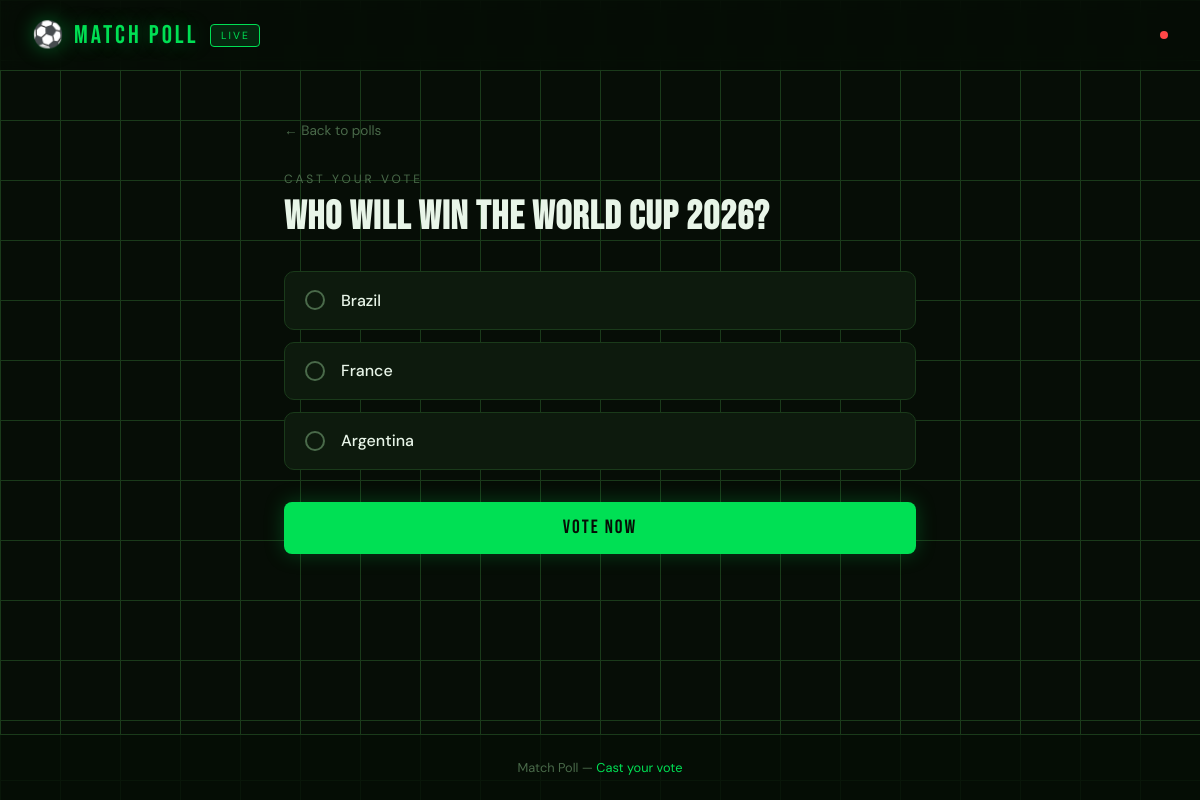
Screenshot of /polls/4/ with the database file from the repository.
### polls/models.py (models this page shows, shortened)
class Question(models.Model):
    question_text = models.CharField(max_length=200)
    pub_date = models.DateTimeField("date published")

class Choice(models.Model):
    question = models.ForeignKey(Question, on_delete=models.CASCADE)
    choice_text = models.CharField(max_length=200)
    votes = models.IntegerField(default=0)

### polls/views.py (the view)
# urls.py: path("<int:pk>/", views.DetailView.as_view(), name="detail"),
class DetailView(generic.DetailView):
    model = Question
    template_name = "polls/detail.html"
    def get_queryset(self):
        return Question.objects.filter(pub_date__lte=timezone.now())

### polls/templates/polls/detail.html (shortened to what this page needs)
{% extends "base.html" %}
{% load static %}
{% block content %}
<a class="back-link" href="{% url 'polls:index' %}">← Back to polls</a>
<p class="match-label">Cast Your Vote</p>
<h1>{{ question.question_text }}</h1>
<form action="{% url 'polls:vote' question.id %}" method="post">
    <div class="choices">
        {% for choice in question.choice_set.all %}
        <label class="choice-label" for="choice{{ forloop.counter }}">
            <span class="choice-icon"></span>
            {{ choice.choice_text }}
        </label>
        {% endfor %}
    </div>
    <button type="submit" class="vote-btn">Vote Now</button>
</form>
{% endblock %}

### templates/base.html (style rules this page uses)
*, *::before, *::after { box-sizing: border-box; margin: 0; padding: 0; }
:root { --bg: #060d06; --surface: #0d1a0d; --surface2: #112011; --border: #1a3a1a; --accent: #00e054; --accent-dim: #00e05420; --accent2: #ff4747; --text: #e8f5e8; --muted: #4a6a4a; --pitch-line: #1a3a1a; }
body { background: var(--bg); color: var(--text); font-family: 'DM Sans', sans-serif; min-height: 100vh; display: flex; flex-direction: column; background-image: linear-gradient(var(--pitch-line) 1px, transparent 1px), linear-gradient(90deg, var(--pitch-line) 1px, transparent 1px); background-size: 60px 60px; }

### polls/templates/polls/detail.html (style rules this page uses)
.back-link { display: inline-flex; align-items: center; gap: 0.4rem; color: var(--muted); text-decoration: none; font-size: 0.85rem; margin-bottom: 2rem; transition: color 0.2s; }
.match-label { font-size: 0.75rem; letter-spacing: 3px; text-transform: uppercase; color: var(--muted); margin-bottom: 0.5rem; }
h1 { font-family: 'Bebas Neue', sans-serif; font-size: 2.5rem; letter-spacing: 1px; margin-bottom: 2rem; line-height: 1.1; }
.choices { display: flex; flex-direction: column; gap: 0.75rem; margin-bottom: 2rem; }
.choice-label { display: flex; align-items: center; gap: 1rem; background: var(--surface); border: 1px solid var(--border); border-radius: 10px; padding: 1.1rem 1.25rem; cursor: pointer; transition: border-color 0.2s, background 0.2s; font-size: 1rem; font-weight: 500; }
.choice-icon { width: 20px; height: 20px; border-radius: 50%; border: 2px solid var(--muted); flex-shrink: 0; transition: border-color 0.2s, background 0.2s; display: flex; align-items: center; justify-content: center; }
.vote-btn { background: var(--accent); color: #060d06; border: none; padding: 0.9rem 2.5rem; font-family: 'Bebas Neue', sans-serif; font-size: 1.2rem; letter-spacing: 2px; border-radius: 8px; cursor: pointer; transition: opacity 0.2s, transform 0.1s, box-shadow 0.2s; width: 100%; box-shadow: 0 0 20px #00e05440; }

### rows the page displays
Question: question_text "Who will win the World Cup 2026?"
Choice: choice_text "Brazil"
Choice: choice_text "France"
Choice: choice_text "Argentina"
